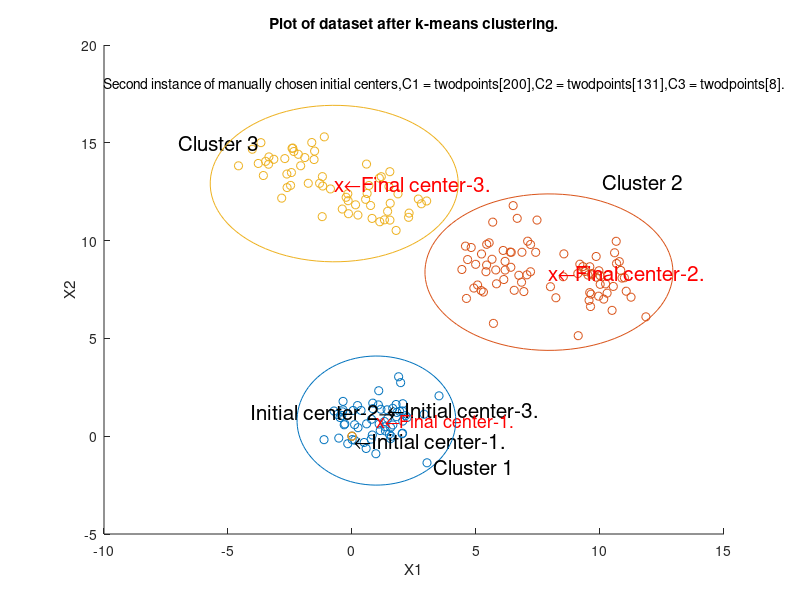

This chart was generated by the following MATLAB code:
#Sarwat Shaheen #214677322
clear; clc;
#load dataset twodpoints.txt
D = load('twodpoints.txt');
% N-dimensional output vector assigning each point to its cluster
O = zeros(length(D),1);
%Plotting the initial unclustered data
X1 = D(:,1); X2 = D(:,2);
plot(X1,X2,'r*'); xlabel('X1'); ylabel('X2'); title('Plot of dataset.');
str = {'For this dataset, 3 clusters would be ideal for fitting the data.'};
text(-4.8,18,str,'FontSize',17);

%Choosing the 3 initial centers manually by hand
Mean1 = D(200,:); Mean2 = D(131,:); Mean3 = D(8,:);

%Implementation of the K-means algorithm with 50 iterations for convergence
for i = 1:50
  % Creating the three cluster grouping matrices
  C1 = zeros(1,2); C2 = zeros(1,2); C3 = zeros(1,2);
  % Iterating over all points in the dataset
  for j = 1:length(D)
    % Calculating the minimum euclidean distance from mean to dataset
    %Then assigning each dataset to its particular cluster
    dist1 = norm(D(j,:) - Mean1, 2);
    dist2 = norm(D(j,:) - Mean2, 2);
    dist3 = norm(D(j,:) - Mean3, 2);
    if ((dist1 < dist2) && (dist1 < dist3))
      O(j,1) = 1;
      C1 = [C1; D(j,:)];
    elseif ((dist2 < dist1) && (dist2 < dist3))
      O(j,1) = 2;
      C2 = [C2; D(j,:)];
    else
      O(j,1) = 3;
      C3 = [C3; D(j,:)];
    endif
  endfor 
  % Updating the centers of each cluster
  Mean1(1,1) = sum(C1(:,1)) / (length(C1) - 1); Mean1(1,2) = sum(C1(:,2)) / (length(C1) - 1); 
  Mean2(1,1) = sum(C2(:,1)) / (length(C2) - 1); Mean2(1,2) = sum(C2(:,2)) / (length(C2) - 1);
  Mean3(1,1) = sum(C3(:,1)) / (length(C3) - 1); Mean3(1,2) = sum(C3(:,2)) / (length(C3) - 1);
endfor

% Final N-dimensional vector outptut
disp(O);
%Plot of data after k-means clustering, with different color for each cluster
scatter(C1(:,1),C1(:,2)); hold on; 
scatter(C2(:,1),C2(:,2));
scatter(C3(:,1),C3(:,2));
xlabel('X1'); ylabel('X2'); title('Plot of dataset after k-means clustering.');
text(D(200,1),D(200,2),'\leftarrowInitial center-1.','FontSize',15);
text(D(131,1),D(131,2),'Initial center-2\rightarrow','HorizontalAlignment','right','FontSize',15);
text(D(8,1),D(8,2),'\leftarrowInitial center-3.','FontSize',15);

text(Mean1(1,1),Mean1(1,2),'x\leftarrowFinal center-1.','Color', 'red','FontSize',13);
text(Mean2(1,1),Mean2(1,2),'x\leftarrowFinal center-2.','Color', 'red','FontSize',15);
text(Mean3(1,1),Mean3(1,2),'x\leftarrowFinal center-3.','Color', 'red','FontSize',15);
text(-10,18,'Second instance of manually chosen initial centers,C1 = twodpoints[200],C2 = twodpoints[131],C3 = twodpoints[8].','FontSize',10);
t = linspace(0,2*pi,100)'; 
c1x = 3.2.*cos(t) + Mean1(1,1); c1y = 3.3.*sin(t) + Mean1(1,2); plot(c1x,c1y); text(3.3,-1.6,'Cluster 1','FontSize',15);
c2x = 5.*cos(t) + Mean2(1,1); c2y = 4.*sin(t) + Mean2(1,2); plot(c2x,c2y); text(-7,15,'Cluster 3','FontSize',15);
c3x = 5.*cos(t) + Mean3(1,1); c3y = 4.*sin(t) + Mean3(1,2); plot(c3x,c3y); text(10.1,13,'Cluster 2','FontSize',15);
